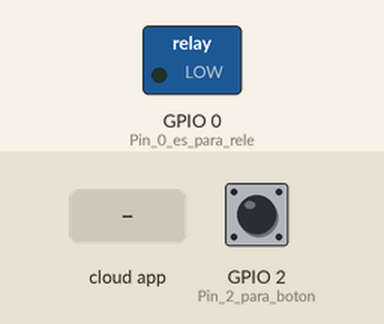
The sketch below on a simulated ESP8266 (NodeMCU). Parts: switched loads named in the sketch (green lamp = pin HIGH). Dashed ring = blinking. The inputs (shaded band) are chosen by the test bench; at power-on: GPIO 2 (Pin_2_para_boton) HIGH. WiFi joins after 1.5 s; servers stay silent unless stated; the Firebase database answers and starts empty.

Above: at 4.7 s.
4.8 s: GPIO 2 (Pin_2_para_boton) pulled LOW for 3.2 s
At 5.6 s:
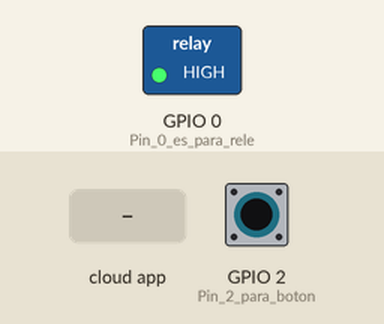
9.5 s: GPIO 2 (Pin_2_para_boton) pulled LOW for 0.15 s
At 10.0 s:
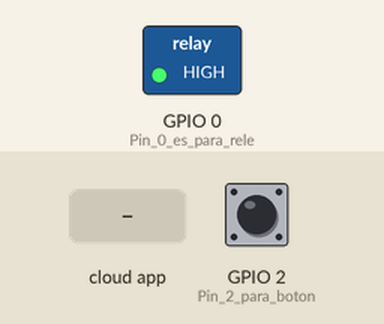
11.2 s: the phone or cloud app sets Prueba1 to 255
At 12.0 s:
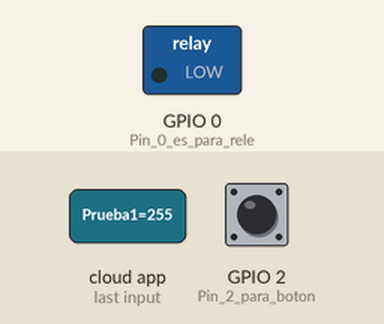
Timing chart, 0 to 14.2 s (numbered marks = the images above; inputs shaded):
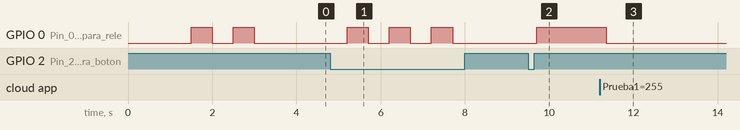

Measured:
- after the input at 4.8 s, GPIO 0 (Pin_0_es_para_rele): alternates HIGH for 0.50 s and LOW for 0.50 s, 6 changes in all, then stays LOW, starting after 0.40 s
- after the input at 9.5 s, GPIO 0 (Pin_0_es_para_rele): LOW → HIGH after 0.21 s
- after the input at 11.2 s, GPIO 0 (Pin_0_es_para_rele): HIGH → LOW after 0.16 s

The sketch:

Esp8266_Aprobado_08_04_23.ino
```cpp
//Librerias
#include <FirebaseESP8266.h>
#include <ESP8266WiFi.h>
#include <Espalexa.h>

//Wifi
#define WIFI_SSID "INFINITUMC7E1"    //Nombre de WIFI.
#define WIFI_PASSWORD "3YEMEE5qCY"   //PASSWORD.

//FireBase
#define FIREBASE_HOST "esp32-1-eeafc-default-rtdb.firebaseio.com"   //FireBase url.
#define FIREBASE_AUTH "mCoEtvu3R1BJoeiixKE5dbohGvnTGl4C2aH2d6mY"    //FireBase Codigo base de datos.
FirebaseData firebaseData;

//Alexa
Espalexa Alexa;


//Funciones
boolean ConectarWifi();

void alexa(uint8_t RxAlexa);

void FireBase_enviar();
void FireBase_loop();

void boton();
void AccionRele();
bool EstadoRele=0, Rele=0;
bool EstadoW=true;


void setup() {
  pinMode(2,INPUT_PULLUP);             //Pin 2 para boton.
  pinMode(0,OUTPUT);            //Pin 0 es para rele.

  ConectarWifi();               //Inicio conexión WIFI


  if (ConectarWifi){            //Conectar a base de datos.
    Firebase.begin(FIREBASE_HOST, FIREBASE_AUTH);
    Firebase.reconnectWiFi(true);
                                //Nombre de dispositivo para alexa
    Alexa.addDevice("Prueba1", alexa);
    }
  else{
    //Serial.println("No Conectado de base de datos...");
    }

    Alexa.begin();
}

void loop() {
  boton();
  Alexa.loop();
  FireBase_loop();

}


void boton(){
  if (digitalRead(2)==0){
    delay(200);
    EstadoRele=!EstadoRele;
  }
  AccionRele();
}

void AccionRele(){
 if (EstadoRele==0){
  digitalWrite(0,0);
 }
 else{
  digitalWrite(0,1);
 }
  FireBase_enviar();
}


void alexa(uint8_t RxAlexa){
  if (RxAlexa == 255) {
      EstadoRele=0;
    }
    else if (RxAlexa == 0) {
      EstadoRele=1;
    }
    AccionRele();
}


void FireBase_enviar(){
  if(EstadoRele==1){
    Firebase.setBool(firebaseData,"/Led1Status",true);
  }
  else if(EstadoRele==0){
    Firebase.setBool(firebaseData,"/Led1Status",false);
  }
}


void FireBase_loop(){
  if (EstadoW==1){
      Firebase.getBool(firebaseData, "/Led1Status");
      bool EstadoFB = firebaseData.boolData();
      if (EstadoRele!=EstadoFB){
          EstadoRele=EstadoFB;
          AccionRele();
        }
    }

}


boolean ConectarWifi(){
  //bool estadoW = true;                     //Variable para saber estado de wifi
  int i = 0;

  WiFi.mode(WIFI_STA);   //Modo estación
  WiFi.begin(WIFI_SSID, WIFI_PASSWORD);   //Cargar nombre y contraseña

  while (WiFi.status() != WL_CONNECTED) {
    delay(500);
    //Serial.print(".");
    if (i > 50){
      EstadoW = false; break;
    }
    i++;
  }
 // Serial.println("");
  if (EstadoW){
    /*Serial.print("Conectado a ");
    Serial.println(WIFI_SSID);
    Serial.print("IP Dirección: ");
    Serial.println(WiFi.localIP());*/
    digitalWrite(0,1);
    delay(500);
    digitalWrite(0,0);
    delay(500);
    digitalWrite(0,1);
    delay(500);
    digitalWrite(0,0);
    delay(500);
  }
  else {
    digitalWrite(0,1);//Coneción fallida
  }
  return EstadoW;
}
```
